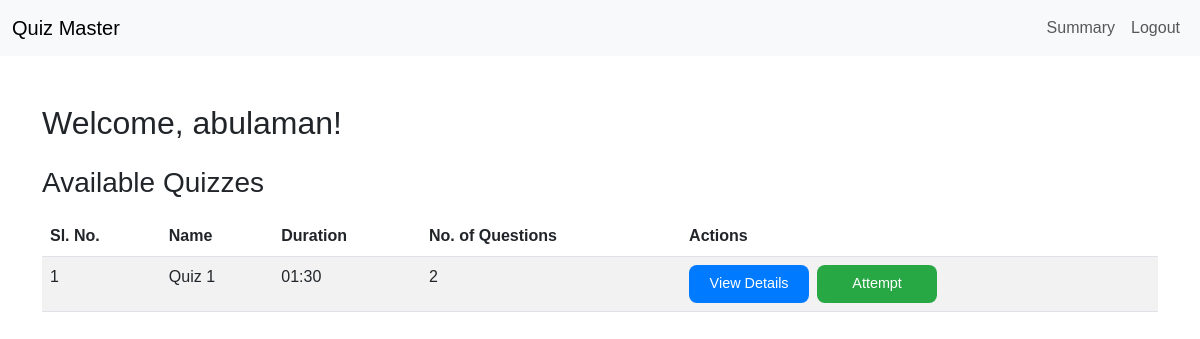
Screenshot of /user/dashboard (signed in) with the database file from the repository.
### quiz_master/models.py (models this page shows, shortened)
class User(db.Model, UserMixin):
    id = db.Column(db.Integer, primary_key=True)
    role = db.Column(db.String, nullable=False)
    username = db.Column(db.String(120), nullable=False)
    email = db.Column(db.String(120), nullable=False, unique=True)
    full_name = db.Column(db.String(120), nullable=False)
    qualification = db.Column(db.String(120), nullable=False)
    dob = db.Column(db.Date, nullable=False)  # Changed to Date
    password_hash = db.Column(db.String(128), nullable=False)

class Quiz(db.Model):
    id = db.Column(db.Integer, primary_key=True)
    name = db.Column(db.String, nullable=False)
    chapter_id = db.Column(db.Integer, db.ForeignKey('chapter.id'), nullable=False)
    time_duration = db.Column(db.String(5), nullable=True)  # Format: HH:MM
    remarks = db.Column(db.Text, nullable=True)
    scores = db.relationship('Score', backref='quiz', lazy=True)
    questions = db.relationship('Question', backref='quiz', lazy=True)

### quiz_master/controllers/user.py (the view)
@user_bp.route("/dashboard")
@login_required
def dashboard():
    if current_user.role == "admin":
        return redirect(url_for("admin.dashboard"))
    quizzes = Quiz.query.all()
    quizzes_data = []
    for idx, quiz in enumerate(quizzes, start=1):
        chapter = Chapter.query.get(quiz.chapter_id)
        subject = Subject.query.get(chapter.subject_id) if chapter else None
        quizzes_data.append({
            "sl_no": idx,
            "id": quiz.id,
            "name": quiz.name,
            "duration": quiz.time_duration or "Not set",
            "questions_count": len(quiz.questions),
            "chapter_name": chapter.name if chapter else "Unknown",
            "subject_name": subject.name if subject else "Unknown"
        })
    return render_template("user/dashboard.html", user=current_user, quizzes=quizzes_data)

### quiz_master/templates/user/dashboard.html (shortened to what this page needs)
{% extends "base.html" %}
{% block content %}
<div class="container mt-5">
    <h2 class="mb-4">Welcome, {{ user.full_name }}!</h2>
    <h3 class="mb-3">Available Quizzes</h3>
    <table class="table table-striped">
        <thead>
            <tr>
                <th>Sl. No.</th>
                <th>Name</th>
                <th>Duration</th>
                <th>No. of Questions</th>
                <th>Actions</th>
            </tr>
        </thead>
        <tbody>
            {% for quiz in quizzes %}
            <tr>
                <td>{{ quiz.sl_no }}</td>
                <td>{{ quiz.name }}</td>
                <td>{{ quiz.duration }}</td>
                <td>{{ quiz.questions_count }}</td>
                <td>
                    <div class="d-flex gap-2">
                        <button class="btn btn-primary action-btn" data-bs-toggle="modal" data-bs-target="#quizDetailModal{{ quiz.id }}">View Details</button>
                        <a href="{{ url_for('user.attempt_quiz', quiz_id=quiz.id) }}" class="btn btn-success action-btn">Attempt</a>
                    </div>
                </td>
            </tr>
            {% endfor %}
        </tbody>
    </table>
</div>
{% endblock %}

### quiz_master/static/css/style.css (style rules this page uses)
body { font-family: 'Poppins', sans-serif }
.btn-primary { background: #007bff; border: none; border-radius: 8px; padding: 0.75rem; font-size: 0.9rem; font-weight: 500; width: 100%; transition: background 0.2s ease; }
.table .action-btn { width: 120px; padding: 0.5rem 0; text-align: center; display: inline-flex; align-items: center; justify-content: center; }
.action-btn { width: 150px; padding: 0.5rem 0; text-align: center; display: inline-flex; align-items: center; justify-content: center; }
.btn-primary { background: #007bff; border: none; border-radius: 8px; font-size: 0.9rem; font-weight: 500; transition: background 0.2s ease; }
.btn-success { background: #28a745; border: none; border-radius: 8px; font-size: 0.9rem; font-weight: 500; transition: background 0.2s ease; }

### rows the page displays
User: full_name "abulaman"
Quiz: name "Quiz 1", duration "01:30"

### other values shown
{{ quiz.sl_no }} "1"
{{ quiz.questions_count }} "2"
